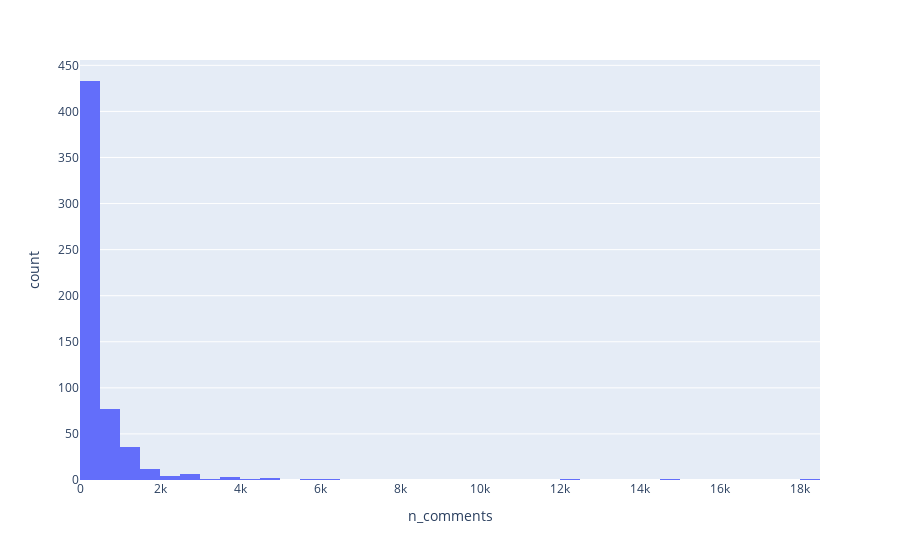

The notebook cell this image was saved under:
### Code cell
plot(df_videos_4_months_urls, "n_comments")

### Figure 1 — Plotly figure (JSON) as saved in the notebook; plotly's stock layout.template omitted (floating-point values rounded to 4 significant figures; data arrays with more than 128 entries replaced by an {"elided": "..."} marker saying what was removed)
{"data": [{"alignmentgroup": "True", "bingroup": "x", "hovertemplate": "n_comments=%{x}<br>count=%{y}<extra></extra>", "legendgroup": "", "marker": {"color": "#636efa", "pattern": {"shape": ""}}, "name": "", "offsetgroup": "", "orientation": "v", "showlegend": false, "type": "histogram", "x": {"elided": "581 int values"}, "xaxis": "x", "yaxis": "y"}], "layout": {"barmode": "relative", "legend": {"tracegroupgap": 0}, "margin": {"t": 60}, "xaxis": {"anchor": "y", "domain": [0, 1], "title": {"text": "n_comments"}}, "yaxis": {"anchor": "x", "domain": [0, 1], "title": {"text": "count"}}}}
